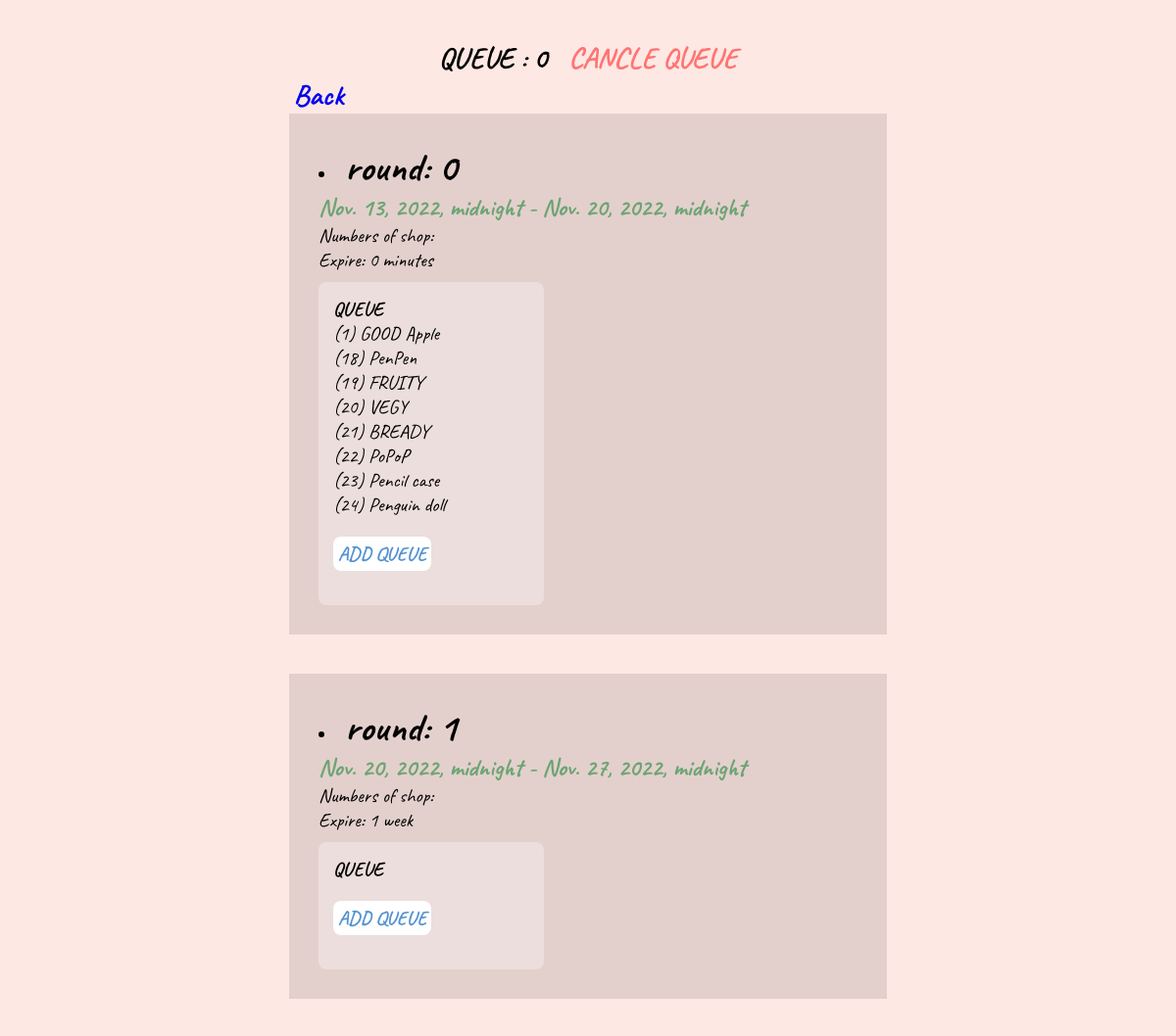
/myshop/shop/18/queue/ (upper part), run on an earlier commit of the app's database.
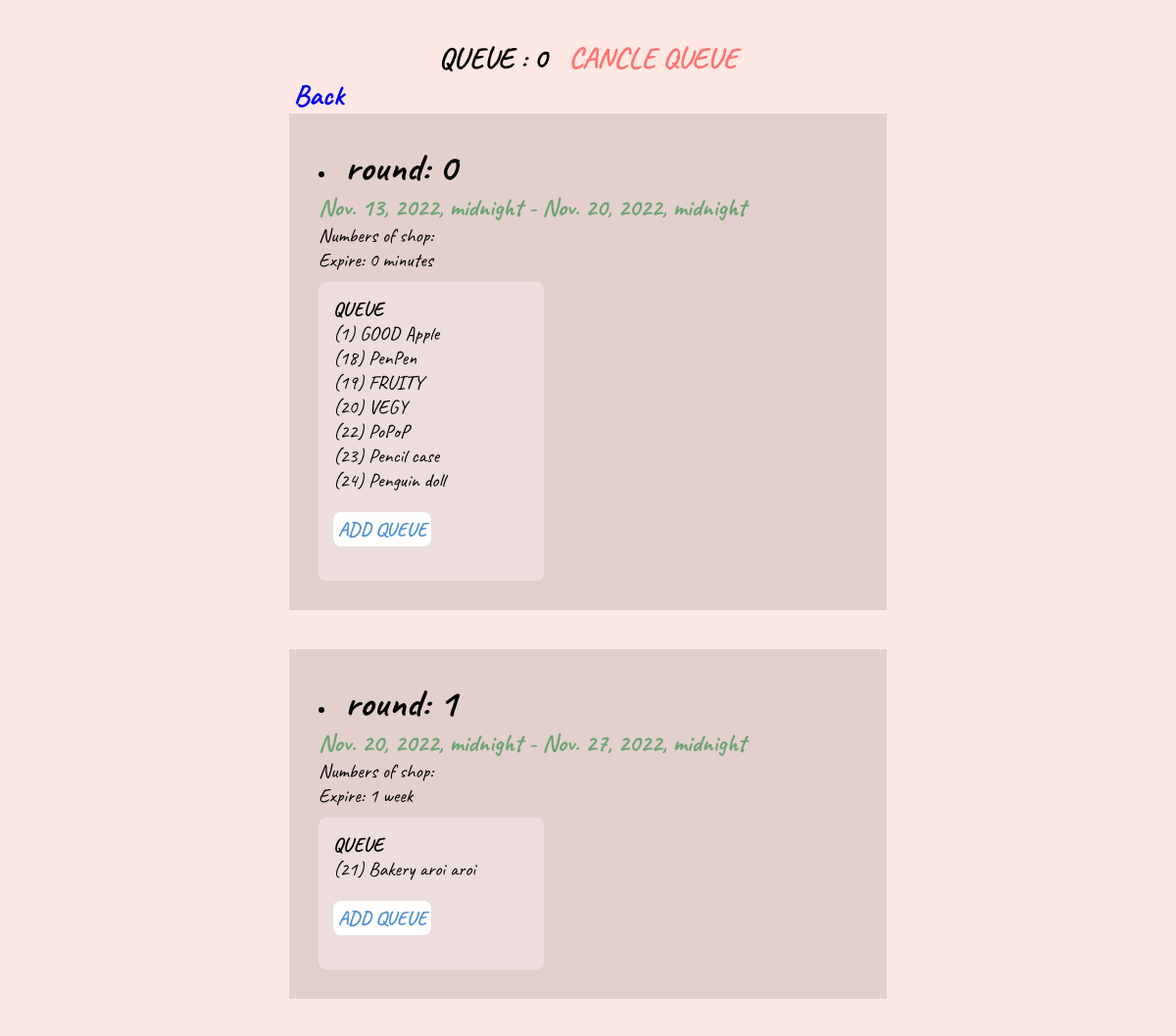
And on a later commit of the database.
### myshop/models.py (models this page shows)
class round(models.Model):
    shop = models.ManyToManyField(shop_detail, blank=True, related_name = "addqueue")
    round_queue = models.IntegerField(default = 0)
    numshop = models.IntegerField(default = 0)
    expire = models.DateTimeField(null=True)
    start = models.DateTimeField(null=True)
    def __str__(self):
        return f"round: {self.round_queue}"

class shop_detail(models.Model):
    seller_id = models.ForeignKey(seller_detail, on_delete=models.CASCADE, related_name = "shop", null=True)
    name = models.CharField(max_length=64)
    category = models.CharField(max_length=10, null=True)
    in_interact = models.CharField(max_length=100, null=True)
    ex_interact = models.CharField(max_length=64, null=True)
    shop_im = models.ImageField(upload_to='images/', default = "images/cartoon-style-cafe-front-shop-view_134830-697.webp")
    payment = models.CharField(max_length=100, null=True)
    def __str__(self):
        return f"({self.id}) {self.name}"

### myshop/views.py (the view)
# urls.py: path('shop/<int:shop_id>/queue/', views.queue, name='queue'),
def queue(request, shop_id):
    s = shop_detail.objects.get(pk=shop_id)
    allr = round.objects.filter().order_by('round_queue')
    found = round.objects.all().exists()
    if not found:
        new_r= round(round_queue = 0)
        new_r.save()
    return render(request, "myshop/queue.html", {
            "shop":  s,
            "round": allr,
        })

### myshop/templates/myshop/queue.html (shortened to what this page needs)
{% extends "myshop/layout_shop.html" %}
{% block body%}
    <div>
        <div class="delq">
            <p1>QUEUE : {{shop.addqueue.get.round_queue}}</p1>
            <a href="{% url 'delqueue' shop.id %}" class="delqueue"
            onclick="
                if (confirm('Are you sure to cancle queue?')){
                    return true;
                }
                else{
                    event.stopPropagation();
                    event.preventDefault();
                };">CANCLE QUEUE</a>
        <div class="backq">
            <a href="{% url 'myshop' shop.id %}">Back</a>
        </div>
        </div>
        </div>
            {% for r in round %}
                <li class="queueround">
                    {% if r.round_queue == 0 %}
                        <div class="round">{{ r }}</div>
                        <div class="dateq">{{ r.start }} - {{ r.expire }}</div>
                        <div style="font-family: Caveat;">Numbers of shop: {{ r.bumber }}<br>
                        Expire: {{ r.expire|timeuntil }}</div>
                    {% else %}
                    <div class="round">{{ r }}</div><br>
                    <div class="dateq">{{ r.start }} - {{ r.expire }}</div>
                    <div style="font-family: Caveat;">Numbers of shop: {{ r.bumber }}<br>
                    Expire: {{ r.expire|timeuntil:r.start }}</div>
                    {% endif %}
                    <div class="listq">
                        <p1>QUEUE</p1><br>
                        {% for s in r.shop.all %}
                            {{ s }}<br>
                        {% endfor %}
                        <br>
                        <a href="{% url 'addqueue' shop.id r.id %}" class="addq">ADD QUEUE</a> <br>
                        <br>
                    </div>
                </li>
            {% endfor %}
{% endblock %}

What changed in the data, as far as the page shows it:
changed round "round: 0": loses shop_detail (id+name "(21) BREADY")
changed round "round: 1": gains shop_detail (id+name "(21) Bakery aroi aroi")
